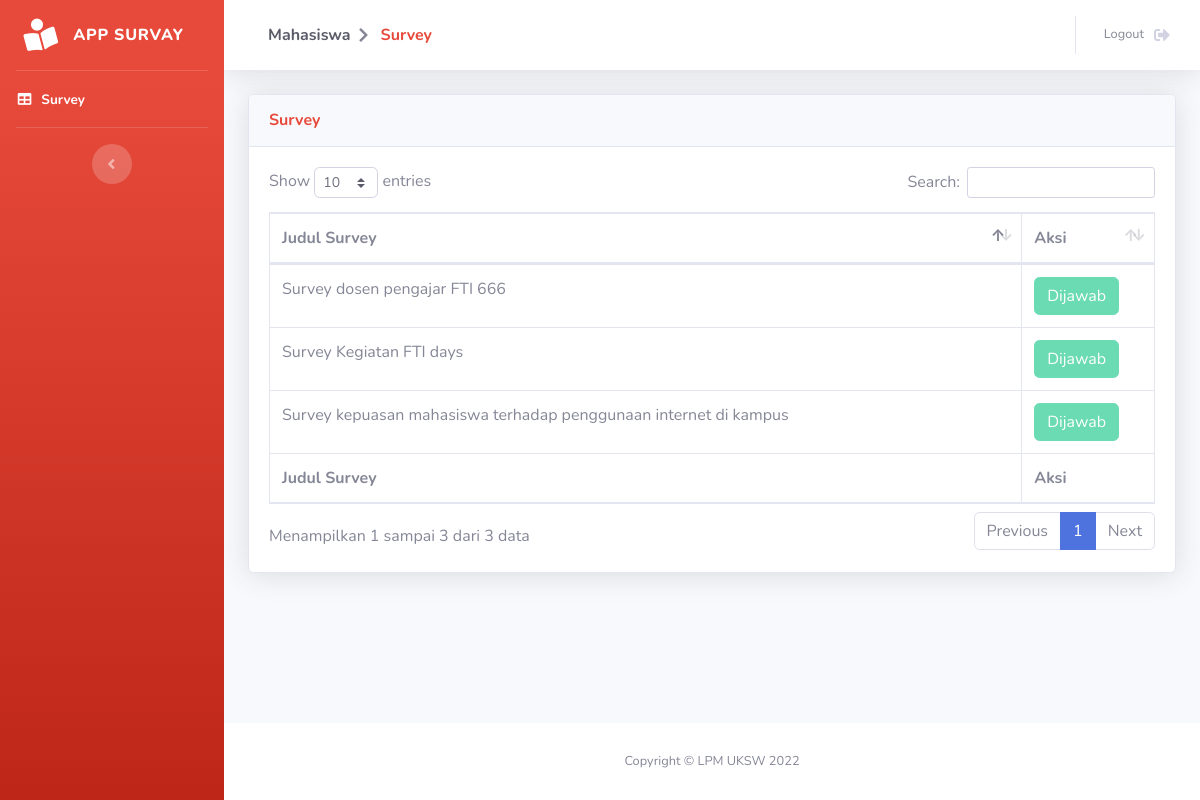
The app's page /pages/mahasiswa/view.php (signed in), older data.
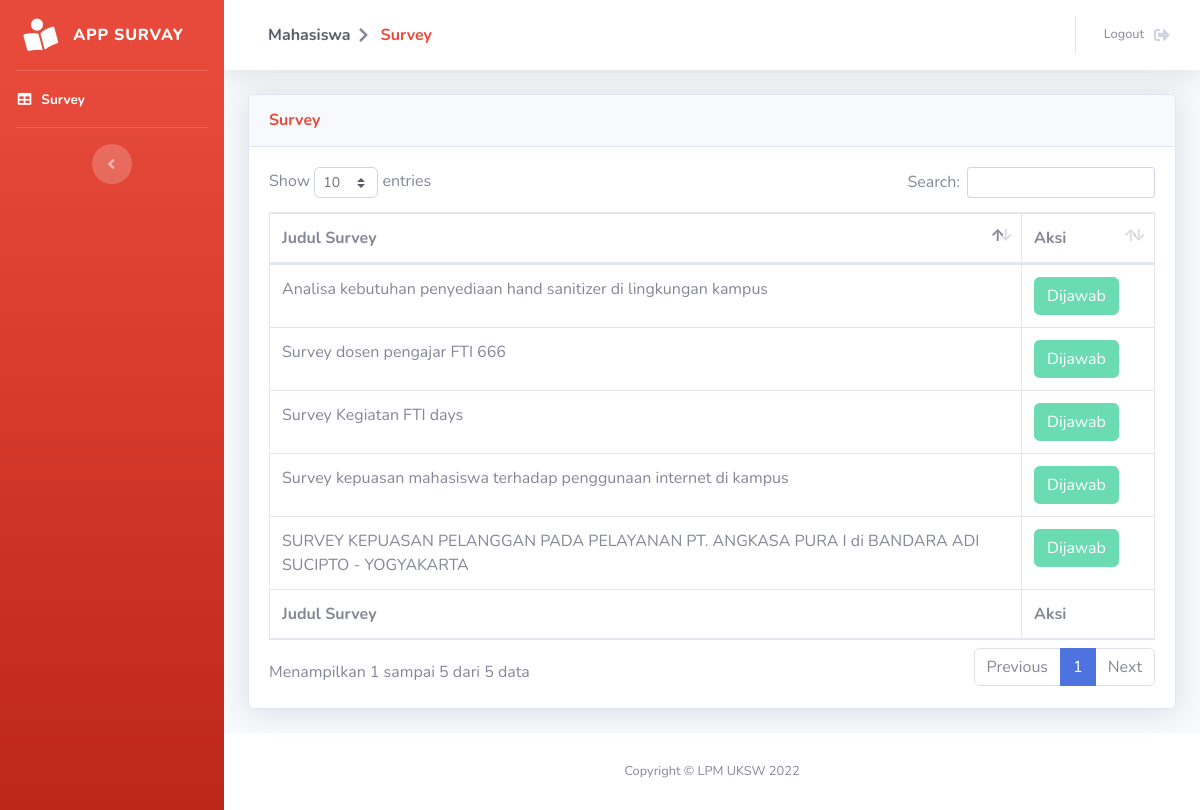
The same page, newer data.
### tables this page shows
CREATE TABLE `survey` (
  `id_survey` int(15) NOT NULL,
  `judul_survey` varchar(100) NOT NULL,
  `id_user` int(15) NOT NULL
);

### functions/mahasiswaFunction.php (called while the page is built, shortened)
<?php
require_once 'config.php';
function getSurvey(){
    global $con;
    $hasil = array();
    $sql = 'SELECT * FROM survey';
    try {
        $stmt = $con->prepare($sql);
        $stmt->execute();
        $stmt->setFetchMode(PDO::FETCH_ASSOC);
        $rs = $stmt->fetchAll();
        if($rs != null){
            $i=0;
            foreach($rs as $val){
                $hasil[$i]['judul']       =  $val['judul_survey'];
                $hasil[$i]['id']          =  $val['id_survey'];
                $i++;
            }
        }
    } catch (Exception $e) {
        echo 'Error getSurvey = '.$e->getMessage();
    }
    return $hasil;
}
function checkJawab($id_survey, $id_user){
    global $con;
    $hasil = false;
    $sql = "SELECT id_respon FROM respon WHERE id_user = :id_user AND id_survey = :id_survey";
    try {
        $stmt = $con->prepare($sql);
        $stmt->bindValue(':id_survey', $id_survey, PDO::PARAM_INT);
        $stmt->bindValue(':id_user', $id_user, PDO::PARAM_INT);
        $stmt->execute();
        $stmt->setFetchMode(PDO::FETCH_ASSOC);
        $rs = $stmt->fetchAll();
        if ($rs != null) {
            $hasil = true;
        }
    } catch (Exception $e) {
        echo 'Error checkJawab = ' . $e->getMessage();
    }
    return $hasil;
}
?>

### pages/mahasiswa/view.php (the view, shortened to what this page needs)
<?php
include_once '../../functions/mahasiswaFunction.php';
$id_user = $_SESSION['id'];
$data_table="";
$data = getSurvey();
foreach($data as $key => $val){
    $check = checkJawab($val['id'], $id_user);
    $rsCheck = ($check == true) ? '<button class="btn btn-success" disabled>Dijawab</button>' : '<a href="jawabSurvey.php?id_survey=' . $val['id'] . '" class="btn btn-danger">Jawab</a>';
    $data_table .='
    <tr>
        <td>'.$val['judul'].'</td>
        <td>'.
            $rsCheck
        .'</td>
    </tr>
    ';
}
?>
<!DOCTYPE html>
<html lang="en">
<head>
    <link href="../../assets/vendor/fontawesome-free/css/all.min.css" rel="stylesheet" type="text/css">
    <link href="../../assets/css/sb-admin-2.min.css" rel="stylesheet">
    <link href="../../assets/vendor/datatables/dataTables.bootstrap4.min.css" rel="stylesheet">
</head>
<body id="page-top">
    <div id="wrapper">
        <ul class="navbar-nav bg-gradient-danger sidebar sidebar-dark accordion" id="accordionSidebar">
            <a class="sidebar-brand d-flex align-items-center justify-content-center" href="../home.php">
                <div class="sidebar-brand-icon rotate-n-15">
                    <i class="fas fa-book-reader"></i>
                </div>
                <div class="sidebar-brand-text mx-3">App Survay </div>
            </a>
            <hr class="sidebar-divider my-0">
            <li class="nav-item active">
                <a class="nav-link" href="view.php">
                    <i class="fas fa-fw fa-table"></i>
                    <span>Survey</span></a>
            </li>
            <hr class="sidebar-divider d-none d-md-block">
            <div class="text-center d-none d-md-inline">
                <button class="rounded-circle border-0" id="sidebarToggle"></button>
            </div>
        </ul>
        <div id="content-wrapper" class="d-flex flex-column">
            <div id="content">
                <nav class="navbar navbar-expand navbar-light bg-white topbar mb-4 static-top shadow">
                    <div class="d-none d-sm-inline-block form-inline mr-auto ml-md-3 my-2 my-md-0 mw-100 navbar-search">
                        <div class="nav-item">
                            <span class="nav-link">
                                <b class="mr-2 d-none d-lg-inline text-gray-800">Mahasiswa</b>
                                <i class="fa fa-chevron-right" aria-hidden="true"></i>
                                <a href="view.php" class="nav-link text-danger"><b>Survey</b></a>
                            </span>
                        </div>
                    </div>
                    <ul class="navbar-nav ml-auto">
                        <li class="nav-item">
                            <a class="nav-link" href="../logout.php" data-toggle="modal" data-target="#logoutModal">
                                <span class="mr-2 d-none d-lg-inline text-gray-600 small">Logout</span>
                                <i class="fas fa-sign-out-alt fa-fw"></i>
                            </a>
                        </li>
                    </ul>
                </nav>
                <div class="container-fluid">
                    <div class="card shadow mb-4">
                        <div class="card-header py-3">
                            <h6 class="m-0 font-weight-bold text-danger">Survey</h6>
                        </div>
                        <div class="card-body">
                            <div class="table-responsive">
                                <table class="table table-bordered" id="dataTable" width="100%" cellspacing="0">
                                    <thead>
                                        <tr>
                                            <th width="85%">Judul Survey</th>
                                            <th>Aksi</th>
                                        </tr>
                                    </thead>
                                    <tfoot>
                                        <tr>
                                            <th>Judul Survey</th>
                                            <th>Aksi</th>
                                        </tr>
                                    </tfoot>
                                    <tbody>
                                        <?= $data_table ?>
                                    </tbody>
                                </table>
                            </div>
                        </div>
                    </div>
                </div>
            </div>
            <footer class="sticky-footer bg-white">
                <div class="container my-auto">
                    <div class="copyright text-center my-auto">
                        <span>Copyright &copy; LPM UKSW 2022</span>
                    </div>
                </div>
            </footer>
        </div>
    </div>
</body>
</html>

Row changes from the older to the newer data that the page shows:
added survey: judul_survey "SURVEY KEPUASAN PELANGGAN PADA PELAYANAN PT. ANGKASA PURA I di BANDARA ADI SUCIPTO - YOGYAKARTA"
added survey: judul_survey "Analisa kebutuhan penyediaan hand sanitizer di lingkungan kampus"
Text that changed along with them:
text written by a page script: "Show entries Search: Menampilkan 1 sampai 3 dari 3 data Previous 1 Next" → "Show entries Search: Menampilkan 1 sampai 5 dari 5 data Previous 1 Next"
